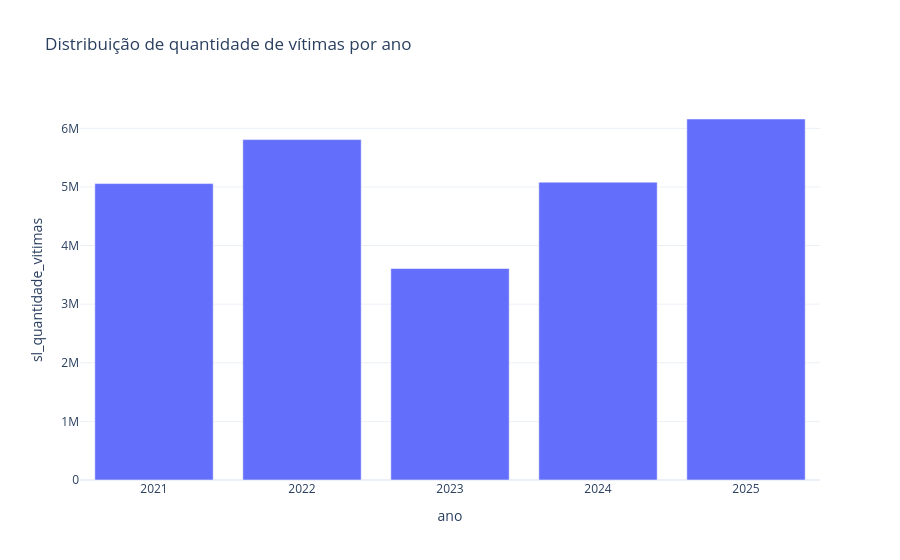

The code cell stored with this chart in its notebook:
### Code cell
df["ano"] = df["data_de_cadastro"].dt.year
ano_qtd_vitima = (
    df.groupby("ano")["sl_quantidade_vitimas"]
    .sum()
    .reset_index()
    .sort_values("ano")
)

fig = px.bar(ano_qtd_vitima, x='ano', y='sl_quantidade_vitimas', title="Distribuição de quantidade de vítimas por ano")
fig.show()

### Figure 1 — Plotly figure (JSON) as saved in the notebook; plotly's stock layout.template omitted (floating-point values rounded to 4 significant figures)
{"data": [{"hovertemplate": "ano=%{x}<br>sl_quantidade_vitimas=%{y}<extra></extra>", "legendgroup": "", "marker": {"color": "#636efa", "pattern": {"shape": ""}}, "name": "", "orientation": "v", "showlegend": false, "textposition": "auto", "type": "bar", "x": [2021.0, 2022.0, 2023.0, 2024.0, 2025.0], "xaxis": "x", "y": [5057480, 5807557, 3608695, 5081285, 6159461], "yaxis": "y"}], "layout": {"barmode": "relative", "legend": {"tracegroupgap": 0}, "title": {"text": "Distribuição de quantidade de vítimas por ano"}, "xaxis": {"anchor": "y", "domain": [0, 1], "title": {"text": "ano"}}, "yaxis": {"anchor": "x", "domain": [0, 1], "title": {"text": "sl_quantidade_vitimas"}}}}
